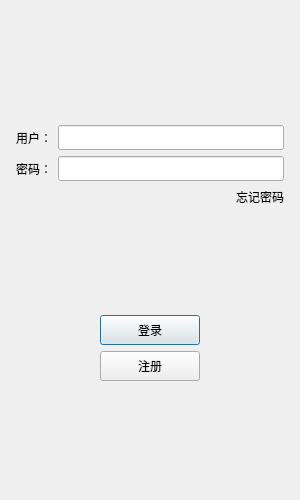
<?xml version="1.0" encoding="UTF-8"?>
<ui version="4.0">
 <class>LoginDialogClass</class>
 <widget class="QDialog" name="LoginDialogClass">
  <property name="geometry">
   <rect>
    <x>0</x>
    <y>0</y>
    <width>300</width>
    <height>500</height>
   </rect>
  </property>
  <property name="minimumSize">
   <size>
    <width>300</width>
    <height>500</height>
   </size>
  </property>
  <property name="maximumSize">
   <size>
    <width>300</width>
    <height>500</height>
   </size>
  </property>
  <property name="windowTitle">
   <string>LoginDialog</string>
  </property>
  <layout class="QVBoxLayout" name="verticalLayout_2">
   <item>
    <layout class="QVBoxLayout" name="verticalLayout">
     <property name="leftMargin">
      <number>5</number>
     </property>
     <property name="topMargin">
      <number>5</number>
     </property>
     <property name="rightMargin">
      <number>5</number>
     </property>
     <property name="bottomMargin">
      <number>5</number>
     </property>
     <item>
      <widget class="QWidget" name="widget" native="true">
       <property name="enabled">
        <bool>true</bool>
       </property>
       <layout class="QGridLayout" name="gridLayout">
        <item row="0" column="0">
         <widget class="QLabel" name="label">
          <property name="text">
           <string/>
          </property>
          <property name="pixmap">
           <pixmap resource="Resource.qrc">:/res/ice.png</pixmap>
          </property>
          <property name="alignment">
           <set>Qt::AlignCenter</set>
          </property>
         </widget>
        </item>
        <item row="1" column="0">
         <spacer name="verticalSpacer">
          <property name="orientation">
           <enum>Qt::Vertical</enum>
          </property>
          <property name="sizeHint" stdset="0">
           <size>
            <width>20</width>
            <height>40</height>
           </size>
          </property>
         </spacer>
        </item>
       </layout>
      </widget>
     </item>
     <item>
      <layout class="QHBoxLayout" name="horizontalLayout">
       <item>
        <widget class="QLabel" name="user_lable">
         <property name="minimumSize">
          <size>
           <width>0</width>
           <height>25</height>
          </size>
         </property>
         <property name="maximumSize">
          <size>
           <width>16777215</width>
           <height>25</height>
          </size>
         </property>
         <property name="text">
          <string>用户：</string>
         </property>
        </widget>
       </item>
       <item>
        <widget class="QLineEdit" name="user_edit">
         <property name="minimumSize">
          <size>
           <width>0</width>
           <height>25</height>
          </size>
         </property>
         <property name="maximumSize">
          <size>
           <width>16777215</width>
           <height>25</height>
          </size>
         </property>
        </widget>
       </item>
      </layout>
     </item>
     <item>
      <layout class="QHBoxLayout" name="horizontalLayout_2">
       <item>
        <widget class="QLabel" name="pwd_label">
         <property name="minimumSize">
          <size>
           <width>0</width>
           <height>25</height>
          </size>
         </property>
         <property name="maximumSize">
          <size>
           <width>16777215</width>
           <height>25</height>
          </size>
         </property>
         <property name="text">
          <string>密码：</string>
         </property>
        </widget>
       </item>
       <item>
        <widget class="QLineEdit" name="pwd_edit">
         <property name="minimumSize">
          <size>
           <width>0</width>
           <height>25</height>
          </size>
         </property>
         <property name="maximumSize">
          <size>
           <width>16777215</width>
           <height>25</height>
          </size>
         </property>
        </widget>
       </item>
      </layout>
     </item>
     <item>
      <layout class="QHBoxLayout" name="horizontalLayout_3">
       <item>
        <spacer name="horizontalSpacer">
         <property name="orientation">
          <enum>Qt::Horizontal</enum>
         </property>
         <property name="sizeHint" stdset="0">
          <size>
           <width>40</width>
           <height>20</height>
          </size>
         </property>
        </spacer>
       </item>
       <item>
        <widget class="QLabel" name="forget_label">
         <property name="text">
          <string>忘记密码</string>
         </property>
        </widget>
       </item>
      </layout>
     </item>
     <item>
      <spacer name="verticalSpacer_2">
       <property name="orientation">
        <enum>Qt::Vertical</enum>
       </property>
       <property name="sizeHint" stdset="0">
        <size>
         <width>20</width>
         <height>40</height>
        </size>
       </property>
      </spacer>
     </item>
     <item>
      <layout class="QHBoxLayout" name="horizontalLayout_4">
       <item>
        <spacer name="horizontalSpacer_2">
         <property name="orientation">
          <enum>Qt::Horizontal</enum>
         </property>
         <property name="sizeHint" stdset="0">
          <size>
           <width>40</width>
           <height>20</height>
          </size>
         </property>
        </spacer>
       </item>
       <item>
        <widget class="QPushButton" name="login_btn">
         <property name="minimumSize">
          <size>
           <width>100</width>
           <height>30</height>
          </size>
         </property>
         <property name="maximumSize">
          <size>
           <width>16777215</width>
           <height>30</height>
          </size>
         </property>
         <property name="text">
          <string>登录</string>
         </property>
        </widget>
       </item>
       <item>
        <spacer name="horizontalSpacer_3">
         <property name="orientation">
          <enum>Qt::Horizontal</enum>
         </property>
         <property name="sizeHint" stdset="0">
          <size>
           <width>40</width>
           <height>20</height>
          </size>
         </property>
        </spacer>
       </item>
      </layout>
     </item>
     <item>
      <layout class="QHBoxLayout" name="horizontalLayout_5">
       <item>
        <spacer name="horizontalSpacer_5">
         <property name="orientation">
          <enum>Qt::Horizontal</enum>
         </property>
         <property name="sizeHint" stdset="0">
          <size>
           <width>40</width>
           <height>20</height>
          </size>
         </property>
        </spacer>
       </item>
       <item>
        <widget class="QPushButton" name="reg_btn">
         <property name="minimumSize">
          <size>
           <width>100</width>
           <height>30</height>
          </size>
         </property>
         <property name="maximumSize">
          <size>
           <width>16777215</width>
           <height>30</height>
          </size>
         </property>
         <property name="text">
          <string>注册</string>
         </property>
        </widget>
       </item>
       <item>
        <spacer name="horizontalSpacer_4">
         <property name="orientation">
          <enum>Qt::Horizontal</enum>
         </property>
         <property name="sizeHint" stdset="0">
          <size>
           <width>40</width>
           <height>20</height>
          </size>
         </property>
        </spacer>
       </item>
      </layout>
     </item>
     <item>
      <spacer name="verticalSpacer_3">
       <property name="orientation">
        <enum>Qt::Vertical</enum>
       </property>
       <property name="sizeHint" stdset="0">
        <size>
         <width>20</width>
         <height>40</height>
        </size>
       </property>
      </spacer>
     </item>
    </layout>
   </item>
  </layout>
 </widget>
 <layoutdefault spacing="6" margin="11"/>
 <resources>
  <include location="Resource.qrc"/>
 </resources>
 <connections/>
</ui>
